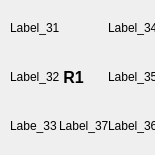
     <widget class="QFrame" name="gridFrame_4">
      <property name="minimumSize">
       <size>
        <width>155</width>
        <height>155</height>
       </size>
      </property>
      <property name="maximumSize">
       <size>
        <width>155</width>
        <height>155</height>
       </size>
      </property>
      <layout class="QGridLayout" name="gridLayout_4">
       <property name="sizeConstraint">
        <enum>QLayout::SetDefaultConstraint</enum>
       </property>
       <property name="leftMargin">
        <number>10</number>
       </property>
       <property name="topMargin">
        <number>3</number>
       </property>
       <property name="bottomMargin">
        <number>12</number>
       </property>
       <property name="horizontalSpacing">
        <number>12</number>
       </property>
       <property name="verticalSpacing">
        <number>8</number>
       </property>
       <item row="1" column="0">
        <widget class="QLabel" name="label_31">
         <property name="minimumSize">
          <size>
           <width>50</width>
           <height>50</height>
          </size>
         </property>
         <property name="maximumSize">
          <size>
           <width>50</width>
           <height>50</height>
          </size>
         </property>
         <property name="text">
          <string>Label_31</string>
         </property>
        </widget>
       </item>
       <item row="1" column="2">
        <widget class="QLabel" name="label_34">
         <property name="minimumSize">
          <size>
           <width>50</width>
           <height>50</height>
          </size>
         </property>
         <property name="maximumSize">
          <size>
           <width>50</width>
           <height>50</height>
          </size>
         </property>
         <property name="text">
          <string>Label_34</string>
         </property>
        </widget>
       </item>
       <item row="2" column="0">
        <widget class="QLabel" name="label_32">
         <property name="minimumSize">
          <size>
           <width>50</width>
           <height>50</height>
          </size>
         </property>
         <property name="maximumSize">
          <size>
           <width>50</width>
           <height>50</height>
          </size>
         </property>
         <property name="text">
          <string>Label_32</string>
         </property>
        </widget>
       </item>
       <item row="2" column="2">
        <widget class="QLabel" name="label_35">
         <property name="minimumSize">
          <size>
           <width>50</width>
           <height>50</height>
          </size>
         </property>
         <property name="maximumSize">
          <size>
           <width>50</width>
           <height>50</height>
          </size>
         </property>
         <property name="text">
          <string>Label_35</string>
         </property>
        </widget>
       </item>
       <item row="3" column="2">
        <widget class="QLabel" name="label_36">
         <property name="minimumSize">
          <size>
           <width>50</width>
           <height>50</height>
          </size>
         </property>
         <property name="maximumSize">
          <size>
           <width>50</width>
           <height>50</height>
          </size>
         </property>
         <property name="text">
          <string>Label_36</string>
         </property>
        </widget>
       </item>
       <item row="3" column="0">
        <widget class="QLabel" name="label_33">
         <property name="minimumSize">
          <size>
           <width>50</width>
           <height>50</height>
          </size>
         </property>
         <property name="maximumSize">
          <size>
           <width>50</width>
           <height>50</height>
          </size>
         </property>
         <property name="text">
          <string>Labe_33</string>
         </property>
        </widget>
       </item>
       <item row="3" column="1">
        <widget class="QLabel" name="label_37">
         <property name="minimumSize">
          <size>
           <width>50</width>
           <height>50</height>
          </size>
         </property>
         <property name="maximumSize">
          <size>
           <width>50</width>
           <height>50</height>
          </size>
         </property>
         <property name="text">
          <string>Label_37</string>
         </property>
        </widget>
       </item>
       <item row="2" column="1">
        <widget class="QLabel" name="Label_20">
         <property name="minimumSize">
          <size>
           <width>50</width>
           <height>50</height>
          </size>
         </property>
         <property name="maximumSize">
          <size>
           <width>50</width>
           <height>50</height>
          </size>
         </property>
         <property name="font">
          <font>
           <pointsize>12</pointsize>
           <weight>75</weight>
           <bold>true</bold>
          </font>
         </property>
         <property name="text">
          <string> R1</string>
         </property>
        </widget>
       </item>
      </layout>
     </widget>
